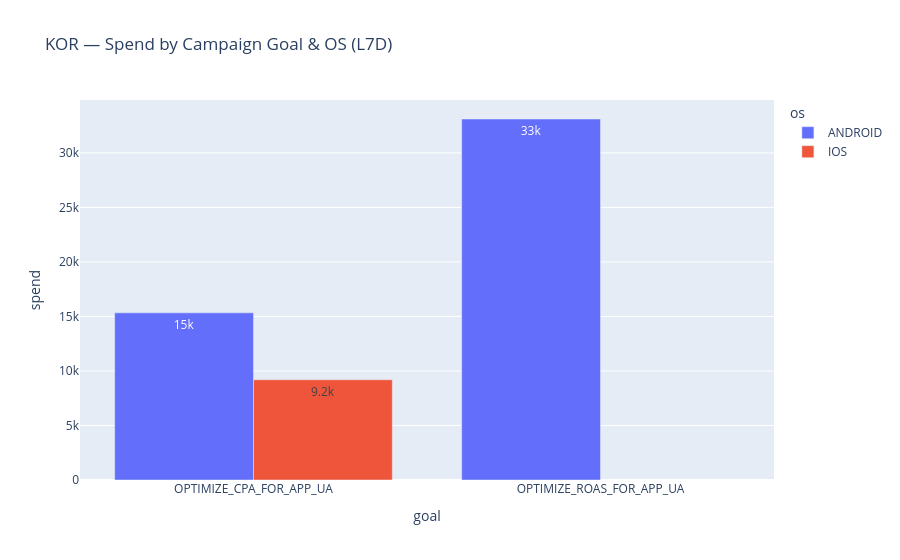

The notebook cell this image was saved under:
### Markdown cell above
### 3b — Performance by Goal Type

### Code cell
df_by_goal = df_campaigns.groupby(['os', 'goal']).agg(
    spend=('spend_l7d', 'sum'),
    installs=('installs_l7d', 'sum'),
    campaigns=('campaign_id', 'count')
).reset_index()

# Re-derive CPI/ROAS from aggregates (weighted average)
goal_base = df_campaigns.groupby(['os', 'goal']).apply(
    lambda g: pd.Series({
        'cpi': g['spend_l7d'].sum() / g['installs_l7d'].sum() if g['installs_l7d'].sum() > 0 else None,
    })
).reset_index()

df_by_goal = df_by_goal.merge(goal_base, on=['os', 'goal'])
display(df_by_goal)

fig = px.bar(df_by_goal, x='goal', y='spend', color='os', barmode='group',
             title='KOR — Spend by Campaign Goal & OS (L7D)',
             text_auto='.2s')
fig.show()

### Figure 1 — Plotly figure (JSON) as saved in the notebook; plotly's stock layout.template omitted (floating-point values rounded to 4 significant figures)
{"data": [{"alignmentgroup": "True", "hovertemplate": "os=ANDROID<br>goal=%{x}<br>spend=%{y}<extra></extra>", "legendgroup": "ANDROID", "marker": {"color": "#636efa", "pattern": {"shape": ""}}, "name": "ANDROID", "offsetgroup": "ANDROID", "orientation": "v", "showlegend": true, "textposition": "auto", "texttemplate": "%{y:.2s}", "type": "bar", "x": ["OPTIMIZE_CPA_FOR_APP_UA", "OPTIMIZE_ROAS_FOR_APP_UA"], "xaxis": "x", "y": [15330.0, 33110.0], "yaxis": "y"}, {"alignmentgroup": "True", "hovertemplate": "os=IOS<br>goal=%{x}<br>spend=%{y}<extra></extra>", "legendgroup": "IOS", "marker": {"color": "#EF553B", "pattern": {"shape": ""}}, "name": "IOS", "offsetgroup": "IOS", "orientation": "v", "showlegend": true, "textposition": "auto", "texttemplate": "%{y:.2s}", "type": "bar", "x": ["OPTIMIZE_CPA_FOR_APP_UA"], "xaxis": "x", "y": [9196.0], "yaxis": "y"}], "layout": {"barmode": "group", "legend": {"title": {"text": "os"}, "tracegroupgap": 0}, "title": {"text": "KOR — Spend by Campaign Goal & OS (L7D)"}, "xaxis": {"anchor": "y", "domain": [0, 1], "title": {"text": "goal"}}, "yaxis": {"anchor": "x", "domain": [0, 1], "title": {"text": "spend"}}}}
